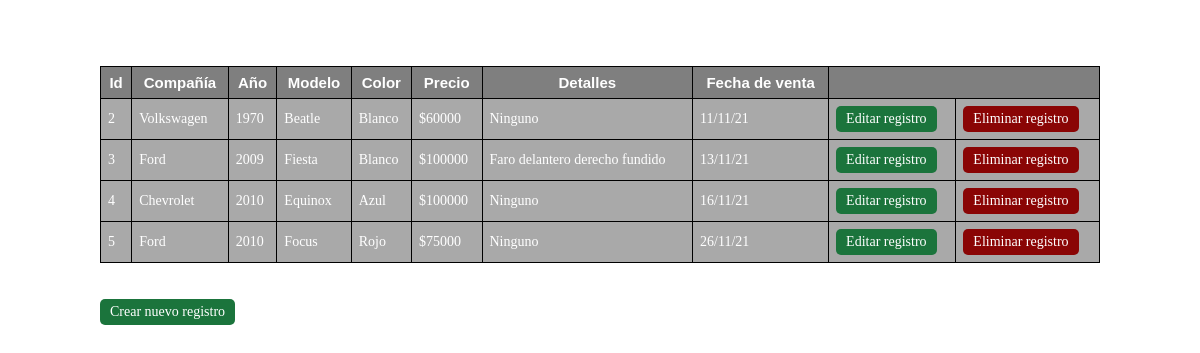
Page /proyecto_rivas_tetos/crud_autosvendidos/crud_autosvendidos.php on the committed database.
### tables this page shows
CREATE TABLE `crud_autosvendidos` (
  `id` int(10) NOT NULL,
  `carro` varchar(30) NOT NULL,
  `ano` varchar(30) NOT NULL,
  `modelo` varchar(50) NOT NULL,
  `color` varchar(30) NOT NULL,
  `precio` varchar(50) NOT NULL,
  `detalles` varchar(50) NOT NULL,
  `fecha` varchar(30) NOT NULL
);

### proyecto_rivas_tetos/crud_autosvendidos/crud_autosvendidos.php (the view, shortened to what this page needs)
<?php
	include_once 'conexion.php';
	$sentencia_select=$con->prepare('SELECT *FROM crud_autosvendidos ORDER BY id');
	$sentencia_select->execute();
	$resultado=$sentencia_select->fetchAll();
?>
<!DOCTYPE html>
<html lang="es">
<head>
</head>
<body>
	<div class="contenedor">
		<table>
			<tr class="head">
				<td>Id</td>
				<td>Compañía</td>
				<td>Año</td>
				<td>Modelo</td>
				<td>Color</td>
				<td>Precio</td>
				<td>Detalles</td>
				<td>Fecha de venta</td>
				<td colspan="2"></td>
			</tr>
			<?php foreach($resultado as $fila):?>
				<tr >
					<td><?php echo $fila['id']; ?></td>
					<td><?php echo $fila['carro']; ?></td>
					<td><?php echo $fila['ano']; ?></td>
					<td><?php echo $fila['modelo']; ?></td>
					<td><?php echo $fila['color']; ?></td>
					<td><?php echo $fila['precio']; ?></td>
					<td><?php echo $fila['detalles']; ?></td>
					<td><?php echo $fila['fecha']; ?></td>
					<td><a href="editar_autosvendidos.php?id=<?php echo $fila['id']; ?>"  class="btn__update" >Editar registro</a></td>
					<td><a href="delete.php?id=<?php echo $fila['id']; ?>" class="btn__delete" onclick="alert('Registro eliminado correctamente')">Eliminar registro</a></td>
				</tr>
			<?php endforeach ?>
		</table>
		</br></br><a href="registro_autosvendidos.php" class="btn__update">Crear nuevo registro</a>
	</div>
</body>
</html>

### proyecto_rivas_tetos/crud_autosvendidos/crud_autosvendidos.php (style rules this page uses)
a { text-decoration: none; }
.contenedor { width: 95%; max-width: 1000px; margin: 30px auto; overflow: hidden; }
table { width: 100%; border-collapse: collapse; }
table .head { background: rgba(0, 0, 0, .5); }
table .head td { color: #fff; font-family: 'Arial',sans-serif; font-weight: bold; font-size: 15px; text-align: center; }
table tr td { border:1px solid black; padding: 7px; font-size: 14px; color: white; }
table tr { background-color: darkgray; }
.btn__update { display: inline-block; font-size: 14px; background: #1b743c; color: #fff; border-radius: 5px; padding: 5px 10px; }
.btn__delete { display: inline-block; font-size: 14px; background: #8a0505; color: #fff; border-radius: 5px; padding: 5px 10px; }

### rows in the picture
crud_autosvendidos: id "2", carro "Volkswagen", ano "1970", modelo "Beatle", color "Blanco", precio "$60000", detalles "Ninguno", fecha "11/11/21"
crud_autosvendidos: id "3", carro "Ford", ano "2009", modelo "Fiesta", color "Blanco", precio "$100000", detalles "Faro delantero derecho fundido", fecha "13/11/21"
crud_autosvendidos: id "4", carro "Chevrolet", ano "2010", modelo "Equinox", color "Azul", precio "$100000", detalles "Ninguno", fecha "16/11/21"
crud_autosvendidos: id "5", carro "Ford", ano "2010", modelo "Focus", color "Rojo", precio "$75000", detalles "Ninguno", fecha "26/11/21"
